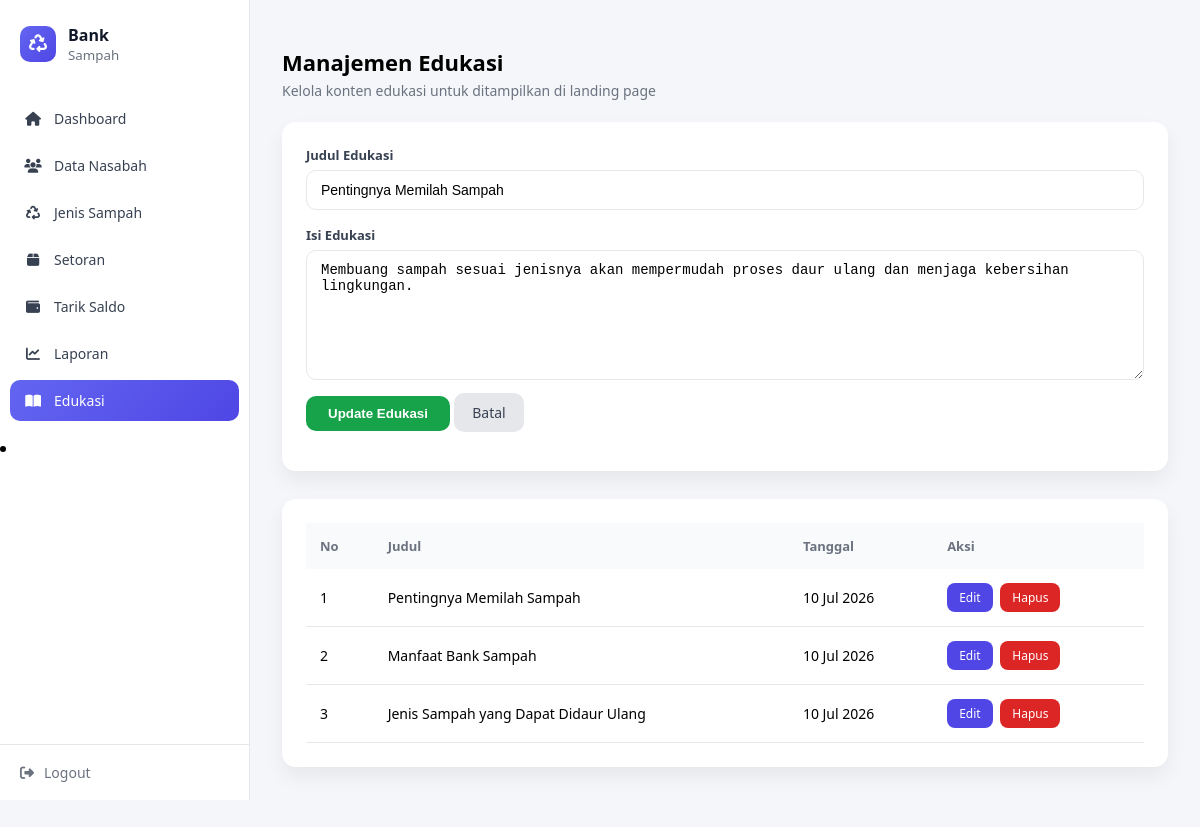
The page /admin/edukasi.php?edit=1 (signed in) on the database its author committed.
### tables this page shows
CREATE TABLE edukasi (
    id INT AUTO_INCREMENT PRIMARY KEY,
    judul VARCHAR(255) NOT NULL,
    isi TEXT NOT NULL,
    created_at TIMESTAMP DEFAULT CURRENT_TIMESTAMP
);

### admin/edukasi.php (the view, shortened to what this page needs)
<?php
include '../includes/config.php';
include '../includes/sidebar_admin.php';
$edit = null;
if (isset($_GET['edit'])) {
    $id = $_GET['edit'];
    $edit = mysqli_fetch_assoc(mysqli_query($conn, "SELECT * FROM edukasi WHERE id='$id'"));
}
$data = mysqli_query($conn, "SELECT * FROM edukasi ORDER BY created_at DESC");
?>
<!DOCTYPE html>
<html lang="id">
<head>
</head>
<body>
<div class="content">
<h1>Manajemen Edukasi</h1>
<div class="subtitle">Kelola konten edukasi untuk ditampilkan di landing page</div>
<div class="card">
<form method="post">
<label>Judul Edukasi</label>
<input type="text" name="judul" required value="<?= $edit['judul'] ?? '' ?>">
<label>Isi Edukasi</label>
<textarea name="isi" required><?= $edit['isi'] ?? '' ?></textarea>
<?php if ($edit): ?>
  <button name="update">Update Edukasi</button>
  <a href="edukasi.php" class="btn-cancel">Batal</a>
<?php else: ?>
  <button name="tambah">Tambah Edukasi</button>
<?php endif ?>
</form>
</div>
<div class="card">
<table>
<tr>
  <th>No</th>
  <th>Judul</th>
  <th>Tanggal</th>
  <th>Aksi</th>
</tr>
<?php $no=1; while($r=mysqli_fetch_assoc($data)): ?>
<tr>
  <td><?= $no++ ?></td>
  <td><?= htmlspecialchars($r['judul']) ?></td>
  <td><?= date('d M Y', strtotime($r['created_at'])) ?></td>
  <td class="action">
    <a href="?edit=<?= $r['id'] ?>" class="btn-edit">Edit</a>
    <a href="?hapus=<?= $r['id'] ?>" class="btn-hapus"
       onclick="return confirm('Yakin ingin menghapus edukasi ini?')">
       Hapus
    </a>
  </td>
</tr>
<?php endwhile ?>
</table>
</div>
</div>
</body>
</html>

### includes/sidebar_admin.php (style rules this page uses)
* { box-sizing:border-box }
body { margin:0;font-family:Segoe UI,Arial,sans-serif }

### admin/edukasi.php (style rules this page uses)
:root { --primary:#4f46e5; --success:#16a34a; --danger:#dc2626; --gray:#6b7280; --bg:#f4f6f9; }
* { box-sizing:border-box }
body { margin:0; font-family:Segoe UI,Arial,sans-serif; background:var(--bg); }
.content { margin-left:250px; padding:32px; }
h1 { font-size:22px; font-weight:700; margin-bottom:4px; }
.subtitle { color:#6b7280; font-size:14px; margin-bottom:22px; }
.card { background:#fff; padding:24px; border-radius:14px; box-shadow:0 10px 20px rgba(0,0,0,.06); margin-bottom:28px; }
label { font-size:13px; font-weight:600; color:#374151; }
input, textarea { width:100%; padding:11px 14px; margin:6px 0 16px; border:1px solid #e5e7eb; border-radius:10px; font-size:14px; }
textarea { height:130px; resize:vertical; }
button { background:var(--success); color:#fff; border:none; padding:10px 22px; border-radius:10px; font-weight:600; cursor:pointer; }
.btn-edit { background:var(--primary) }
.btn-hapus { background:var(--danger) }
.btn-cancel { background:#e5e7eb; color:#374151; padding:10px 18px; border-radius:10px; text-decoration:none; font-size:14px; }
table { width:100%; border-collapse:collapse; }
th { background:#f9fafb; text-align:left; padding:14px; font-size:13px; color:#6b7280; }
td { padding:14px; border-bottom:1px solid #e5e7eb; font-size:14px; }
.action a { display:inline-block; padding:6px 12px; border-radius:8px; color:#fff; font-size:12px; text-decoration:none; margin-right:4px; }

### rows shown on the page
edukasi: judul "Pentingnya Memilah Sampah", isi "Membuang sampah sesuai jenisnya akan mempermudah proses daur ulang dan menjaga kebersihan lingkungan.", created_at "10 Jul 2026"
edukasi: judul "Manfaat Bank Sampah", created_at "10 Jul 2026"
edukasi: judul "Jenis Sampah yang Dapat Didaur Ulang", created_at "10 Jul 2026"
